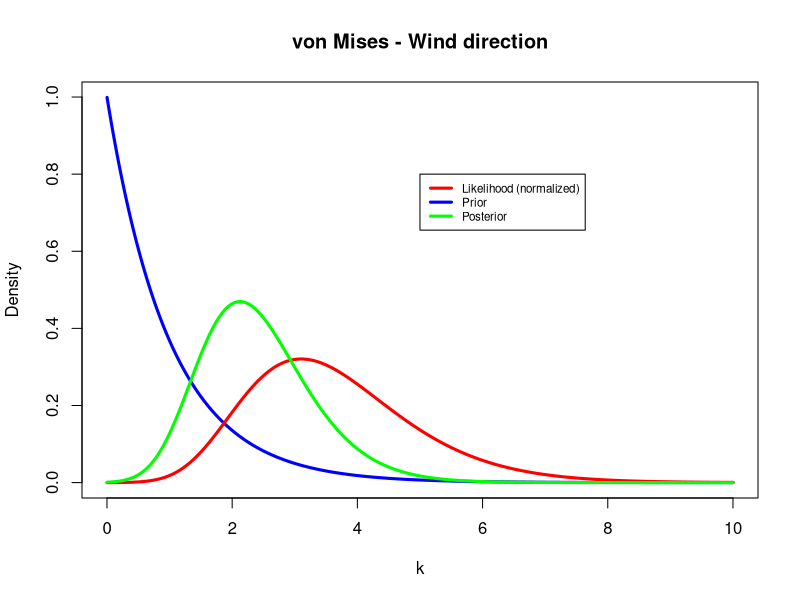

R code for this plot:
mu = 2.39
obsRad = c(-2.44, 2.14, 2.54, 1.83, 2.02, 2.33, -2.79, 2.23, 2.07, 2.02)

kGrid <- seq(0.001, 10, by=0.001)

priorDist <- dexp(kGrid)
kappa = kGrid

dvonmises <- function(y, mu, kappa){
  res = 1
  for (i in y){
    res = res*(exp(kappa*cos(i-mu))/(2*pi*besselI(kappa,0)))
  }
  return(res)
}

likeliHood <- dvonmises(obsRad, mu, kappa)
posterior = likeliHood*priorDist

posterior = (posterior/sum(posterior))/0.001
likeliHood = (likeliHood/sum(likeliHood))/0.001

plot(kGrid, priorDist, type = 'l', lwd = 3, col = "blue", xlab = "k", 
     ylab = 'Density', main = 'von Mises - Wind direction')
lines(kGrid, likeliHood, lwd = 3, col = "red")
lines(kGrid, posterior, lwd = 3, col = "green")
legend(x = 5, y = 0.8, legend = c("Likelihood (normalized)", "Prior", "Posterior"), 
       col = c("red","blue","green"), lwd = c(3,3,3), cex = 0.7)    